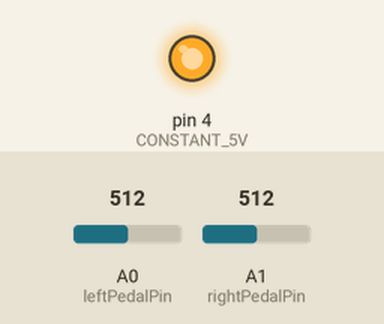
The sketch below on a simulated Arduino Leonardo, built with avr-gcc and run on an emulated ATmega32U4. Shown: output pins drawn as LEDs (lit = HIGH). The inputs (shaded band) are chosen by the test bench; at power-on: A0 (leftPedalPin) = 512, A1 (rightPedalPin) = 512. USB keyboard and mouse output is not drawn; what the sketch prints to the serial monitor is not drawn.

Above: at 0.1 s.
Timing chart, 0 to 1.6 s (numbered marks = the images above):
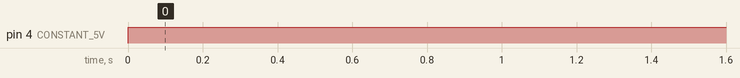

The sketch:

ardunio-rudder-pedals.ino
```cpp
#include <Joystick.h>

Joystick_ Joystick(JOYSTICK_DEFAULT_REPORT_ID, JOYSTICK_TYPE_MULTI_AXIS, 0, 0, true, true, false, false, false, false, true, false, false, false, false);

int rightPedalPin = A1;
int leftPedalPin = A0;
int CONSTANT_5V = 4;
int MIDDLE_RUDDER_RANGE = 512;
int DEAD_ZONE_BRAKING_DETECTION = 100;

void setup() {
  // Debug
  Serial.begin(9600);

  // Initialize constant 5V output
  pinMode(CONSTANT_5V, OUTPUT);

  Joystick.begin();
}

void loop() {
  //Output 5V
  digitalWrite(CONSTANT_5V, HIGH);

  int leftPedal = min(analogRead(leftPedalPin) * 2, MIDDLE_RUDDER_RANGE);
  int rightPedal = min(analogRead(rightPedalPin) * 1.55, MIDDLE_RUDDER_RANGE);
  int brakePedal = min(leftPedal, rightPedal) * 2;
  int finalRudderPosition;
  if (leftPedal >= DEAD_ZONE_BRAKING_DETECTION && rightPedal >= DEAD_ZONE_BRAKING_DETECTION) {
    finalRudderPosition = MIDDLE_RUDDER_RANGE;
  } else {
    finalRudderPosition = MIDDLE_RUDDER_RANGE + rightPedal - leftPedal;
  }

  // Debug
  Serial.print("Final rudder position: ");
  Serial.println(finalRudderPosition);

  Joystick.setRudder(finalRudderPosition);
  Joystick.setXAxis(brakePedal);
  Joystick.setYAxis(brakePedal);

  Joystick.sendState();

  // Debug
  Serial.print("Left pedal: ");
  Serial.println(leftPedal);

  Serial.print("Right pedal: ");
  Serial.println(rightPedal);

  Serial.print("Brake pedal: ");
  Serial.println(brakePedal);
}
```

Measured:
- by itself, pin 4 (CONSTANT_5V): LOW → HIGH at 0.00 s
